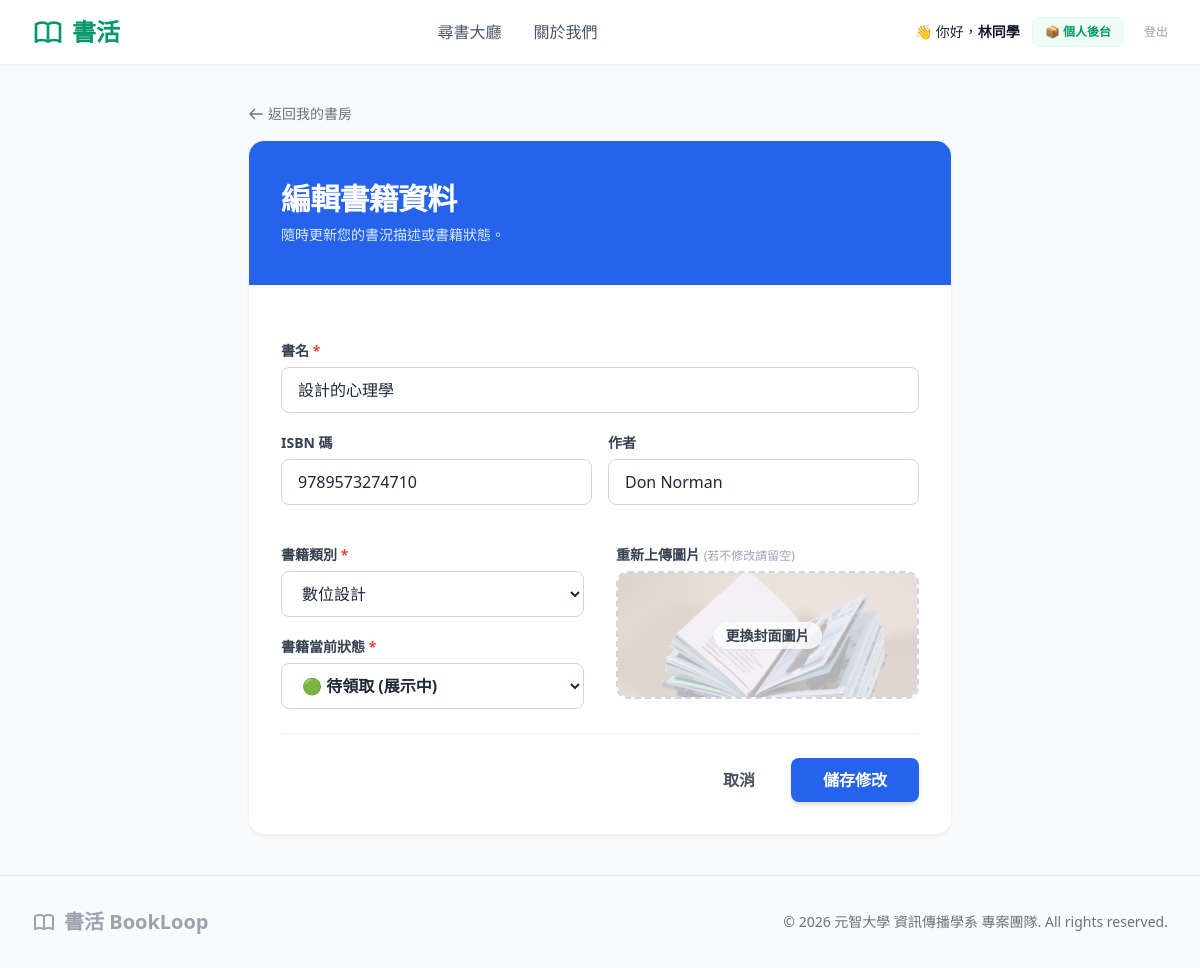
The app's page /edit_book.php?id=2 (signed in) with its own data.
### tables this page shows
CREATE TABLE `Book` (
    `bbook_id` INT AUTO_INCREMENT NOT NULL,
    `bisbn` VARCHAR(20) DEFAULT NULL COMMENT '國際標準書號',
    `btitle` VARCHAR(100) NOT NULL COMMENT '書名',
    `bauthor` VARCHAR(100) DEFAULT NULL COMMENT '作者',
	`bimage_url` VARCHAR(255) DEFAULT 'assets/images/default.png' COMMENT '封面圖片路徑',
    `bstatus` VARCHAR(50) DEFAULT 'available' COMMENT '狀態 (available, reserved, donated)',
    `bdonor_id` INT NOT NULL COMMENT '捐贈者用戶 ID',
    `bcategory_id` INT NOT NULL COMMENT '書籍分類 ID',
    `bcreated_at` TIMESTAMP DEFAULT CURRENT_TIMESTAMP COMMENT '發佈時間',
    PRIMARY KEY (`bbook_id`),
    FOREIGN KEY (`bdonor_id`) REFERENCES `User` (`user_id`) ON DELETE CASCADE,
    FOREIGN KEY (`bcategory_id`) REFERENCES `Category` (`ccategory_id`) ON DELETE CASCADE
);

CREATE TABLE `Category` (
    `ccategory_id` INT AUTO_INCREMENT NOT NULL,
    `ccategory_name` VARCHAR(50) NOT NULL COMMENT '分類名稱（如：資工、設計、文學）',
    PRIMARY KEY (`ccategory_id`)
);

### edit_book.php (the view, shortened to what this page needs)
<?php
require_once 'config/database.php';
$book_id = isset($_GET['id']) ? intval($_GET['id']) : 0;
$user_id = $_SESSION['user_id'];
try {
    $stmt = $conn->prepare("SELECT * FROM Book WHERE bbook_id = ? AND bdonor_id = ?");
    $stmt->execute([$book_id, $user_id]);
    $book = $stmt->fetch(PDO::FETCH_ASSOC);
    $cat_stmt = $conn->query("SELECT * FROM Category ORDER BY ccategory_id ASC");
    $categories = $cat_stmt->fetchAll(PDO::FETCH_ASSOC);
} catch (PDOException $e) {
    die("資料載入失敗：" . $e->getMessage());
}
?>
<!DOCTYPE html>
<html lang="zh-TW">
<?php include 'components/head.php'; ?>
<body class="bg-gray-50 text-gray-800 flex flex-col min-h-screen font-sans">
    <?php include 'components/header.php'; ?>
    <main class="flex-grow py-10">
        <div class="max-w-3xl mx-auto px-4 sm:px-6 lg:px-8">
            <a href="user_panel.php" class="inline-flex items-center gap-1 text-sm text-gray-500 hover:text-gray-800 transition mb-4">
                <svg xmlns="http://www.w3.org/2000/svg" class="h-4 w-4" fill="none" viewBox="0 0 24 24" stroke="currentColor" stroke-width="2">
                    <path stroke-linecap="round" stroke-linejoin="round" d="M10 19l-7-7m0 0l7-7m-7 7h18" />
                </svg>
                返回我的書房
            </a>
            <div class="bg-white rounded-2xl shadow-sm border border-gray-100 overflow-hidden">
                <div class="bg-blue-600 px-8 py-10 text-white">
                    <h2 class="text-3xl font-black tracking-tight mb-2">編輯書籍資料</h2>
                    <p class="text-blue-100 text-sm">隨時更新您的書況描述或書籍狀態。</p>
                </div>
                <form action="api/update_book.php" method="POST" enctype="multipart/form-data" class="space-y-6 p-8">
                    <div class="space-y-5">
                        <div>
                            <label class="block text-sm font-bold text-gray-700 mb-1.5">書名 <span class="text-red-500">*</span></label>
                            <input type="text" name="btitle" required value="<?php echo htmlspecialchars($book['btitle']); ?>" class="w-full px-4 py-2.5 rounded-lg border border-gray-300 focus:outline-none focus:border-blue-500 focus:ring-1 focus:ring-blue-500 transition">
                        </div>
                        <div class="grid grid-cols-2 gap-4">
                            <div>
                                <label class="block text-sm font-bold text-gray-700 mb-1.5">ISBN 碼</label>
                                <input type="text" name="bisbn" value="<?php echo htmlspecialchars($book['bisbn']); ?>" class="w-full px-4 py-2.5 rounded-lg border border-gray-300 focus:outline-none focus:border-blue-500 focus:ring-1 focus:ring-blue-500 transition">
                            </div>
                            <div>
                                <label class="block text-sm font-bold text-gray-700 mb-1.5">作者</label>
                                <input type="text" name="bauthor" value="<?php echo htmlspecialchars($book['bauthor']); ?>" class="w-full px-4 py-2.5 rounded-lg border border-gray-300 focus:outline-none focus:border-blue-500 focus:ring-1 focus:ring-blue-500 transition">
                            </div>
                        </div>
                    </div>
                    <div class="grid grid-cols-1 md:grid-cols-2 gap-8 pt-4">
                        <div class="space-y-5">
                            <div>
                                <label class="block text-sm font-bold text-gray-700 mb-1.5">書籍類別 <span class="text-red-500">*</span></label>
                                <select name="bcategory_id" required class="w-full px-4 py-2.5 rounded-lg border border-gray-300 focus:outline-none focus:border-blue-500 transition bg-white">
                                    <?php foreach ($categories as $cat): ?>
                                        <option value="<?php echo $cat['ccategory_id']; ?>" <?php echo $book['bcategory_id'] == $cat['ccategory_id'] ? 'selected' : ''; ?>>
                                            <?php echo htmlspecialchars($cat['ccategory_name']); ?>
                                        </option>
                                    <?php endforeach; ?>
                                </select>
                            </div>
                            <div>
                                <label class="block text-sm font-bold text-gray-700 mb-1.5">書籍當前狀態 <span class="text-red-500">*</span></label>
                                <select name="bstatus" required class="w-full px-4 py-2.5 rounded-lg border border-gray-300 focus:outline-none focus:border-blue-500 transition bg-white font-bold">
                                    <option value="available" <?php echo $book['bstatus'] === 'available' ? 'selected' : ''; ?>>🟢 待領取 (展示中)</option>
                                </select>
                            </div>
                        </div>
                        <div>
                            <label class="block text-sm font-bold text-gray-700 mb-1.5">重新上傳圖片 <span class="text-xs text-gray-400 font-normal">(若不修改請留空)</span></label>
                            <div class="relative w-full h-32 border-2 border-dashed border-gray-300 rounded-xl bg-gray-50 hover:bg-gray-100 hover:border-blue-400 transition flex items-center justify-center cursor-pointer overflow-hidden group" onclick="document.getElementById('bimage').click()">
                                <img src="<?php echo htmlspecialchars($book['bimage_url']); ?>" class="absolute inset-0 w-full h-full object-cover opacity-30 group-hover:opacity-10 transition">
                                <div class="text-center z-10 relative">
                                    <span class="text-sm text-gray-700 font-bold bg-white/80 px-3 py-1 rounded-full shadow-sm">更換封面圖片</span>
                                </div>
                            </div>
                        </div>
                    </div>
                    <div class="flex justify-end gap-3 pt-6 border-t border-gray-100">
                        <button type="button" onclick="history.back()" class="px-6 py-2.5 rounded-lg font-bold text-gray-600 hover:bg-gray-100 transition">
                            取消
                        </button>
                        <button type="submit" class="bg-blue-600 text-white px-8 py-2.5 rounded-lg font-bold hover:bg-blue-700 transition shadow-md">
                            儲存修改
                        </button>
                    </div>
                </form>
            </div>
        </div>
    </main>
    <?php include 'components/footer.php'; ?>
</body>
</html>

### records on screen
book: btitle "設計的心理學", bisbn "9789573274710", bauthor "Don Norman", bcategory_id "數位設計", bstatus "🟢 待領取 (展示中)", bimage_url (picture)

### other values on screen
$_SESSION['uname'] "林同學"
